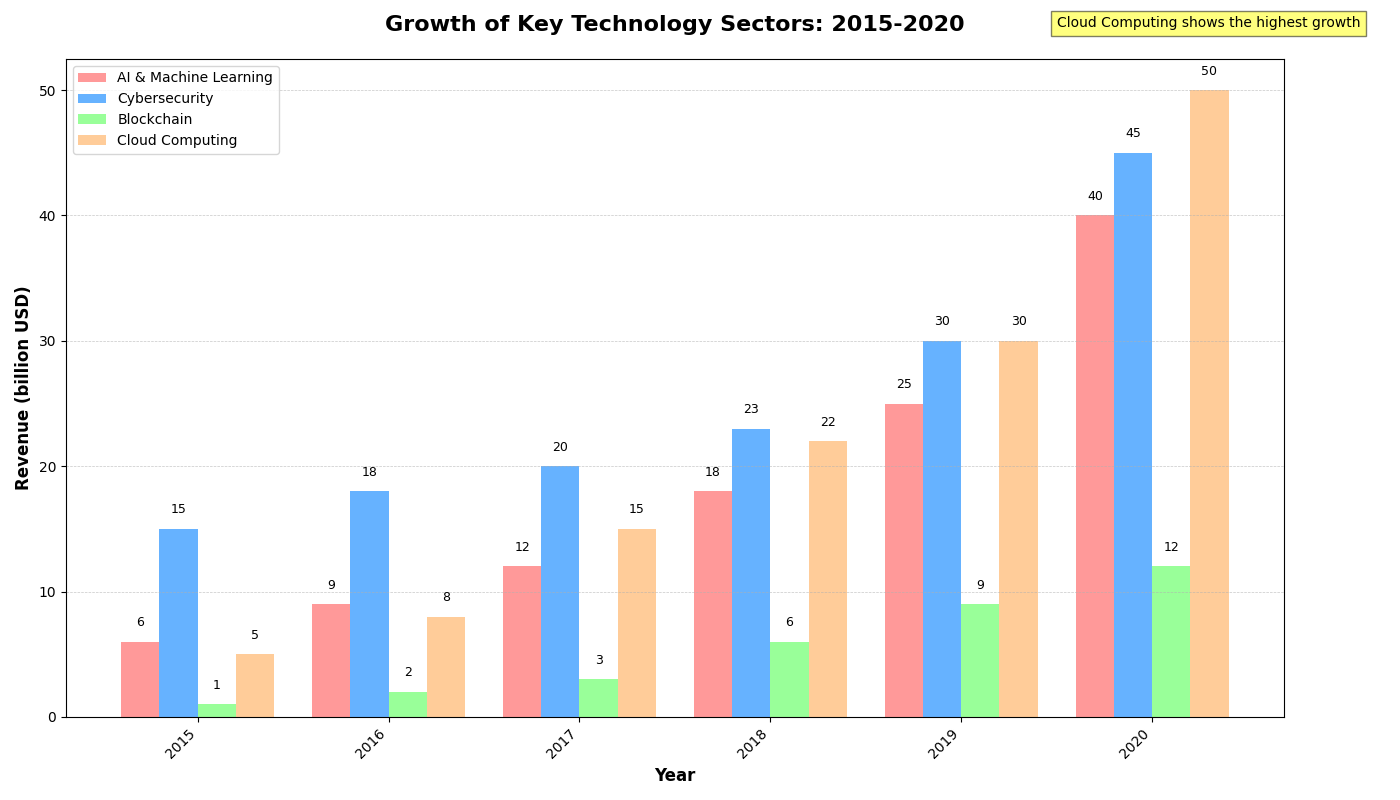

Write Python code to recreate this figure.
import matplotlib.pyplot as plt
import numpy as np

# Backstory: Annual Revenue Data for Different Tech Sectors (2015-2020)
# We're looking at the annual revenue generated by different technology sectors over a span of six years.
years = np.arange(2015, 2021)
sector_names = ['AI & Machine Learning', 'Cybersecurity', 'Blockchain', 'Cloud Computing']

# Revenue data (in billions USD)
ai_revenue = [6, 9, 12, 18, 25, 40]
cybersecurity_revenue = [15, 18, 20, 23, 30, 45]
blockchain_revenue = [1, 2, 3, 6, 9, 12]
cloud_revenue = [5, 8, 15, 22, 30, 50]

# Set up the bar widths and the x locations for the groups
bar_width = 0.2
x_pos = np.arange(len(years))

# Create the figure and axis objects
fig, ax = plt.subplots(figsize=(14, 8))

# Plotting the bars for each sector
bars1 = ax.bar(x_pos - 1.5*bar_width, ai_revenue, bar_width, label=sector_names[0], color='#FF9999')
bars2 = ax.bar(x_pos - 0.5*bar_width, cybersecurity_revenue, bar_width, label=sector_names[1], color='#66B2FF')
bars3 = ax.bar(x_pos + 0.5*bar_width, blockchain_revenue, bar_width, label=sector_names[2], color='#99FF99')
bars4 = ax.bar(x_pos + 1.5*bar_width, cloud_revenue, bar_width, label=sector_names[3], color='#FFCC99')

# Adding text annotations for sector contribution highlights
for bar, y in zip(bars1, ai_revenue):
    ax.text(bar.get_x() + bar.get_width()/2, y + 1, f'{y}', ha='center', va='bottom', fontsize=9)
for bar, y in zip(bars2, cybersecurity_revenue):
    ax.text(bar.get_x() + bar.get_width()/2, y + 1, f'{y}', ha='center', va='bottom', fontsize=9)
for bar, y in zip(bars3, blockchain_revenue):
    ax.text(bar.get_x() + bar.get_width()/2, y + 1, f'{y}', ha='center', va='bottom', fontsize=9)
for bar, y in zip(bars4, cloud_revenue):
    ax.text(bar.get_x() + bar.get_width()/2, y + 1, f'{y}', ha='center', va='bottom', fontsize=9)

# Customization of the plot
ax.set_xlabel('Year', fontsize=12, fontweight='bold')
ax.set_ylabel('Revenue (billion USD)', fontsize=12, fontweight='bold')
ax.set_title('Growth of Key Technology Sectors: 2015-2020', fontsize=16, fontweight='bold', pad=20)
ax.set_xticks(x_pos)
ax.set_xticklabels(years, rotation=45, ha='right')
ax.legend(loc='upper left', fontsize=10)

# Adding a grid for better readability and an annotation for key insights
ax.yaxis.grid(True, linestyle='--', linewidth=0.5, alpha=0.7)
ax.text(4.5, 55, 'Cloud Computing shows the highest growth', fontsize=10, bbox=dict(facecolor='yellow', alpha=0.5))

# Optimizing layout
plt.tight_layout()

# Display the plot
plt.show()
